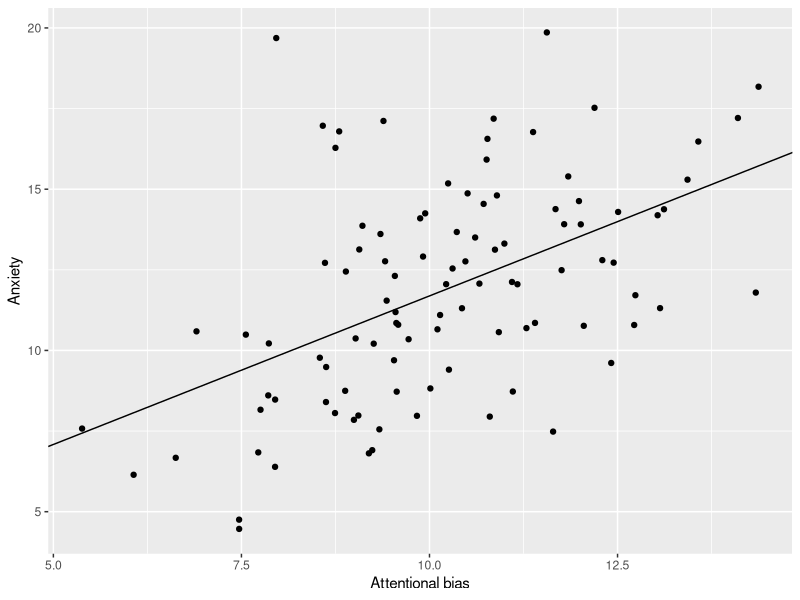
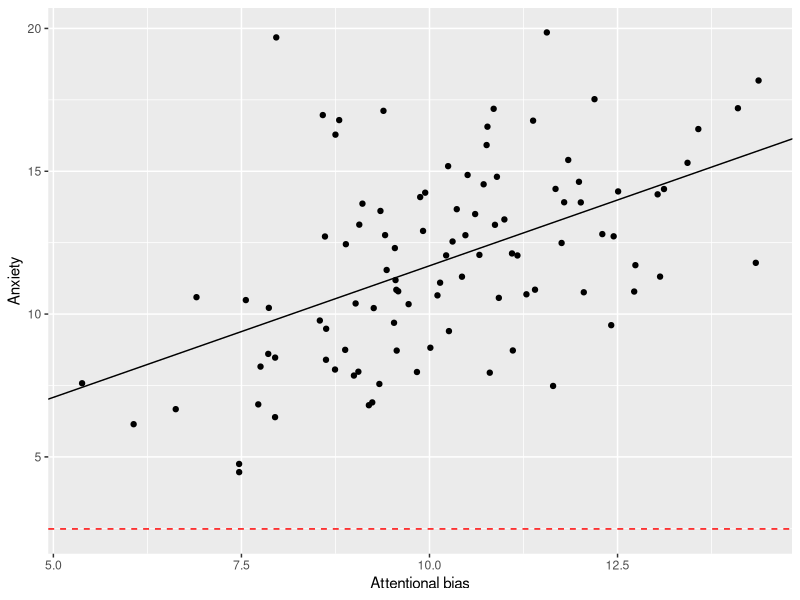
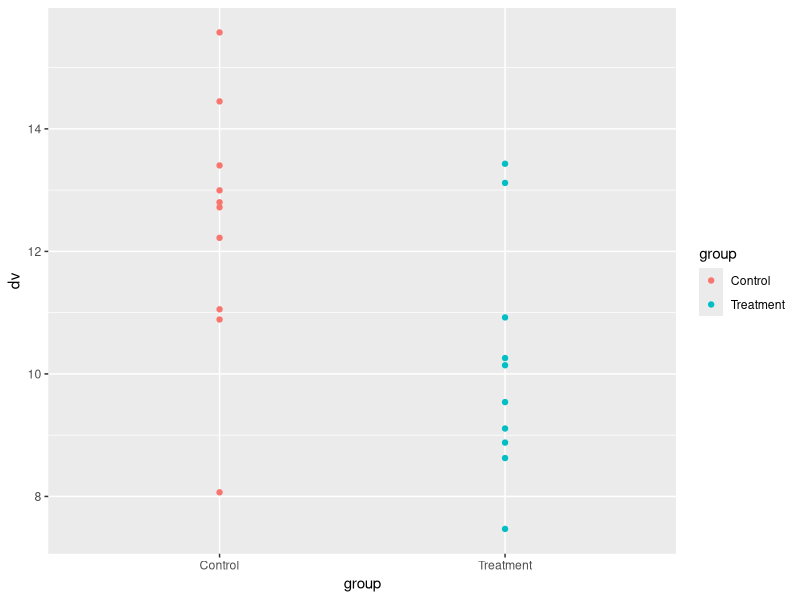
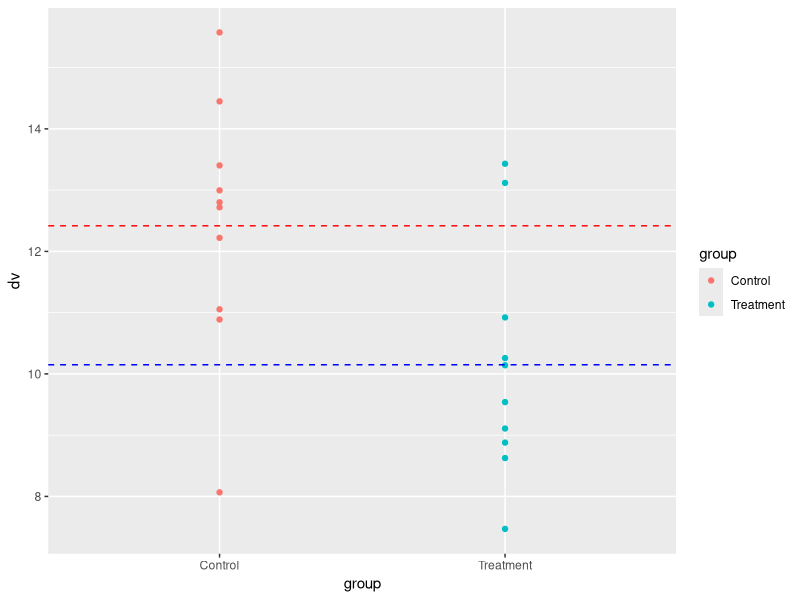
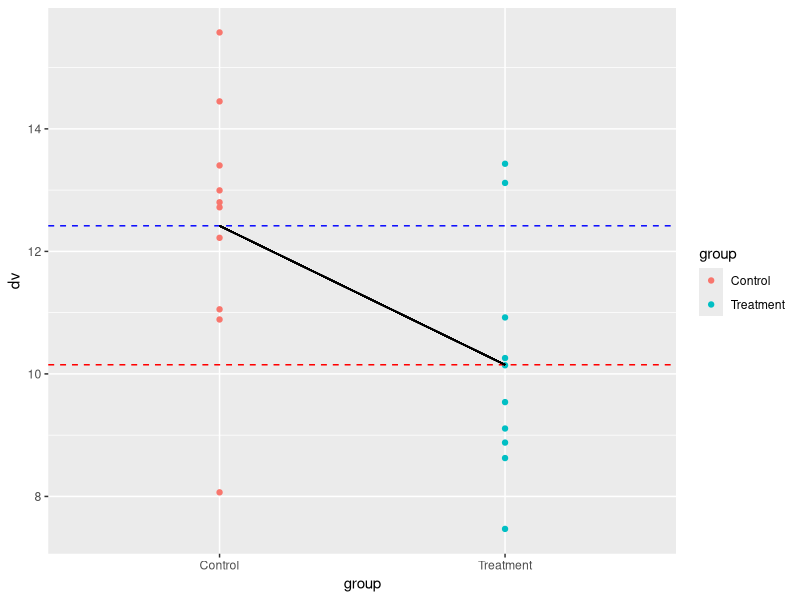

Recreate these plots in R, in order.
## ---- chunk 1

knitr::opts_chunk$set(
fig.align = "center"
)

## ---- chunk 2

#| out-width: 100%
#| out-height: 100%
#| fig-align: center


# generate two continuous variables and plot them using ggplot Label the x variable AttentionalBias and the y variable Anxiety

set.seed(123)
library(ggplot2)
x <- rnorm(100, 10, 2)

y <- x + rnorm(100, 2, 3)

df <- data.frame(x, y)

p = ggplot(df, aes(x = x, y = y)) + geom_point() 

# now fit a linear model to the data and add the intercept value to the plot

lm <- lm(y ~ x, data = df)
intercept <- lm$coefficients[1]
# add the regression line to the plot with a confidence interval

p <- p + geom_abline(intercept = intercept, slope = lm$coefficients[2])

p <- p + labs(x = "Attentional bias", y = "Anxiety")



p
## ---- chunk 3



# add a horizontal line to the plot at the intercept value

p + geom_hline(yintercept = intercept, linetype = "dashed", color = "red")

## ---- chunk 4

model1 <- lm(y ~ x, data = df) #<1>

summary(model1) #<2>

## ---- chunk 5

# Generate some data
set.seed(123)
group <- rep(c("Treatment", "Control"), each = 10)
dv <- c(rnorm(10, 10, 2), rnorm(10, 12, 2))
df <- data.frame(group, dv)

## ---- chunk 6
# run a t-test

t.test(dv ~ group, data = df)


## ---- chunk 7

# plot a scatterplot of the data with colour to represent each group


ggplot(df, aes(x = group, y = dv, color = group)) + geom_point() 


## ---- chunk 8

# use geom segment to add a horizontal line for the mean of each group to the plot, use geom_segment so that the mean lines do not cross the mid point of the x axis

ggplot(df, aes(x = group, y = dv, color = group)) + geom_point() + geom_hline(yintercept = mean(df$dv[df$group == "Treatment"]), linetype = "dashed", color = "blue") + geom_hline(yintercept = mean(df$dv[df$group == "Control"]), linetype = "dashed", color = "red") 


## ---- chunk 9

# plot a line between the two means

ggplot(df, aes(x = group, y = dv, color = group)) + geom_point() + geom_hline(yintercept = mean(df$dv[df$group == "Treatment"]), linetype = "dashed", color = "red") + geom_hline(yintercept = mean(df$dv[df$group == "Control"]), linetype = "dashed", color = "blue") + geom_segment(aes(x = "Treatment", xend = "Control", y = mean(df$dv[df$group == "Treatment"]), yend = mean(df$dv[df$group == "Control"])), color = "black")


## ---- chunk 10

# run a linear model

lm(dv ~ group, data = df) |> summary()

## ---- chunk 11

# show the confidence confidence intervals of the coefficients

lm(dv ~ group, data = df) |> confint()

## ---- chunk 12

# Generate some data for a one-way ANOVA with 3 groups

set.seed(123)

group <- rep(c("Group 1", "Group 2", "Group 3"), each = 10)

dv <- c(rnorm(10, 10, 2), rnorm(10, 12, 2), rnorm(10, 14, 2))

df <- data.frame(group, dv)

## ---- chunk 13

# running an ANOVA

aov(dv ~ group, data = df) |> summary()

## ---- chunk 14

lm(dv ~ group, data = df) |> summary()

